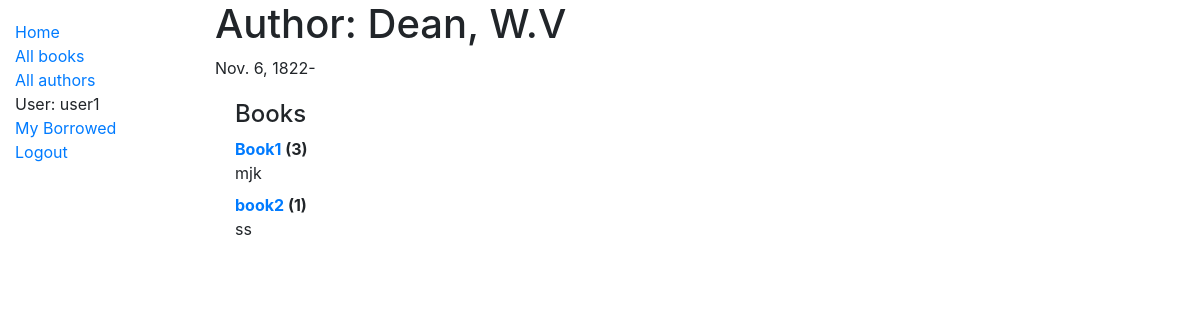
The app's page /catalog/author/1 (signed in) with its own data.
### catalog/models.py (models this page shows, shortened)
class Author(models.Model):
    first_name = models.CharField(max_length=100)
    last_name = models.CharField(max_length=100)
    date_of_birth = models.DateField(null=True, blank=True)
    date_of_death = models.DateField('Died', null=True, blank=True)
    class Meta:
        ordering = ['last_name', 'first_name']
    def __str__(self):
        return f'{self.last_name}, {self.first_name}'

class Book(models.Model):
    title = models.CharField(max_length=200)
    author = models.ForeignKey('Author', on_delete=models.SET_NULL, null=True)
    summary = models.TextField(max_length=1000, help_text='Enter a brief description of the book')
    isbn = models.CharField('ISBN', max_length=13, unique=True,
                            help_text='13 Character <a href="https://www.isbn-international.org/content/what-isbn">ISBN number</a>')
    genre = models.ManyToManyField(Genre, help_text='Select a genre for this book')
    language = models.ForeignKey('Language', on_delete=models.SET_NULL, null=True)
    def get_absolute_url(self):
        return reverse('book-detail', args=[str(self.id)])
    def display_genre(self):
        """Create a string for the Genre. This is required to display genre in Admin."""
        return ', '.join(genre.name for genre in self.genre.all()[:3])
    display_genre.short_description = 'Genre'

### catalog/views.py (the view)
# urls.py: path('author/<int:pk>', views.AuthorDetailView.as_view(), name='author-detail'),
class AuthorDetailView(LoginRequiredMixin, generic.DetailView):
    model = Author
    template_name = 'author_detail.html'

### catalog/templates/author_detail.html
{% extends "base_generic.html" %}
{% block content %}
  <h1>Author: {{ author }}</h1>
  <p>{% if author.date_of_birth %}{{ author.date_of_birth }}{% endif %}-{% if author.date_of_death %}{{ author.date_of_death }}{% endif %}</p>
  <div style="margin-left:20px;margin-top:20px">
    <h4>Books</h4>
    <dl>
    {% for book in author.book_set.all %}
      <dt><a href="{{ book.get_absolute_url }}">{{ book.title }}</a> ({{book.bookinstance_set.all.count}})      </dt>
      <dd>{{ book.summary }}</dd>
    {% endfor %}
    </dl>
  </div>
{% endblock %}

### catalog/templates/base_generic.html (shortened to what this page needs)
<!DOCTYPE html>
<html lang="en">
<head>
    <link rel="stylesheet" href="https://cdn.jsdelivr.net/npm/bootstrap@4.5.3/dist/css/bootstrap.min.css"
>
    {% load static %}
    <link rel="stylesheet" href="{% static 'css/styles.css' %}">
</head>
<body>
<div class="container-fluid">
    <div class="row">
        <div class="col-sm-2">
            {% block sidebar %}
                <ul class="sidebar-nav">
                    <li><a href="{% url 'index' %}">Home</a></li>
                    <li><a href="{% url 'books' %}">All books</a></li>
                    <li><a href="{% url 'authors' %}">All authors</a></li>
                    {% if user.is_authenticated %}
                        <li>User: {{ user.get_username }}</li>
                        <li><a href="{% url 'my-borrowed' %}">My Borrowed</a></li>
                        <li><a href="{% url 'logout' %}?next={{ request.path }}">Logout</a></li>
                    {% else %}
                        <li><a href="{% url 'login' %}?next={{ request.path }}">Login</a></li>
                    {% endif %}
                </ul>
            {% endblock %}
        </div>
        <div class="col-sm-10 ">{% block content %}{% endblock %}</div>
    </div>
</div>
</body>
</html>

### catalog/static/css/styles.css (style rules this page uses)
.sidebar-nav { margin-top: 20px; padding: 0; list-style: none; }

### records on screen
Author: last_name+first_name "Dean, W.V", date_of_birth "Nov. 6, 1822"
Book: title "Book1", bookinstance_set.all.count "3", summary "mjk"
Book: title "book2", bookinstance_set.all.count "1", summary "ss"

### other values on screen
{{ user.get_username }} "user1"
